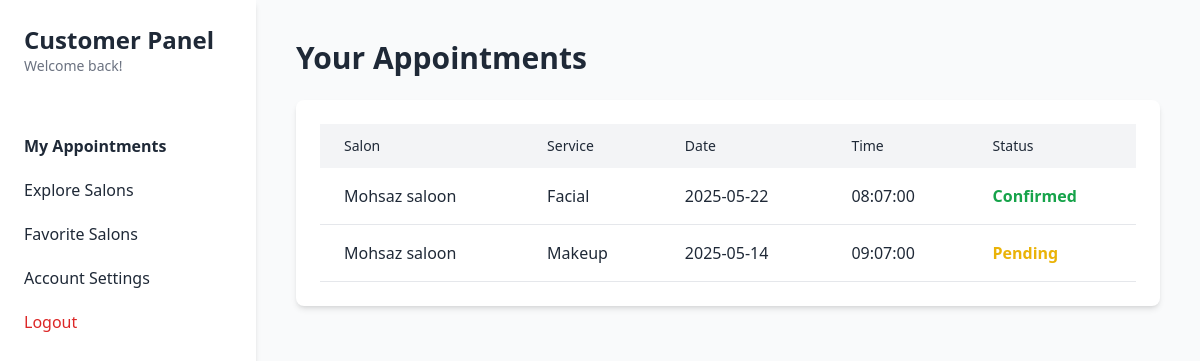
The app's page /backend/dashboard_customer.php (signed in) with its own data.
### tables this page shows
CREATE TABLE IF NOT EXISTS `bookings` (
  `id` int NOT NULL AUTO_INCREMENT,
  `service_id` int NOT NULL,
  `salon_id` int NOT NULL,
  `customer_name` varchar(255) NOT NULL,
  `booking_date` date NOT NULL,
  `booking_time` time NOT NULL,
  `created_at` timestamp NULL DEFAULT CURRENT_TIMESTAMP,
  `customer_id` int DEFAULT NULL,
  `status` varchar(50) DEFAULT 'Pending',
  PRIMARY KEY (`id`)
);

CREATE TABLE IF NOT EXISTS `business_users` (
  `id` int NOT NULL AUTO_INCREMENT,
  `owner` varchar(100) DEFAULT NULL,
  `salon` varchar(100) DEFAULT NULL,
  `email` varchar(200) DEFAULT NULL,
  `password` varchar(255) DEFAULT NULL,
  `address` text,
  `city` varchar(100) DEFAULT NULL,
  `created_at` timestamp NULL DEFAULT CURRENT_TIMESTAMP,
  PRIMARY KEY (`id`),
  UNIQUE KEY `email` (`email`)
);

CREATE TABLE IF NOT EXISTS `services` (
  `id` int NOT NULL AUTO_INCREMENT,
  `category` varchar(100) DEFAULT NULL,
  `title` varchar(255) DEFAULT NULL,
  `description` text,
  `price` int DEFAULT NULL,
  `image` varchar(255) DEFAULT NULL,
  `business_id` int NOT NULL,
  PRIMARY KEY (`id`),
  KEY `fk_business` (`business_id`)
);

### backend/dashboard_customer.php (the view, shortened to what this page needs)
<?php
include 'db.php';
$customer_id = $_SESSION['customer_id'];
$stmt = $conn->prepare("
    SELECT b.booking_date, b.booking_time, b.status,
           s.title AS service_title,
           bu.salon AS salon_name
    FROM bookings b
    JOIN services s ON b.service_id = s.id
    JOIN business_users bu ON b.salon_id = bu.id
    WHERE b.customer_id = ?
    ORDER BY b.booking_date DESC, b.booking_time DESC
");
$stmt->execute([$customer_id]);
$appointments = $stmt->fetchAll(PDO::FETCH_ASSOC);
?>
<!DOCTYPE html>
<html lang="en">
<head>
  <script src="https://cdn.tailwindcss.com"></script>
</head>
<body class="bg-gray-50 text-gray-800">
  <div class="flex min-h-screen">
    <aside class="w-64 bg-white shadow-md">
      <div class="p-6">
        <h1 class="text-2xl font-bold">Customer Panel</h1>
        <p class="text-sm text-gray-500">Welcome back!</p>
      </div>
      <nav class="mt-6">
        <a href="#" class="block px-6 py-2.5 hover:bg-gray-200 font-semibold">My Appointments</a>
        <a href="../index.php" class="block px-6 py-2.5 hover:bg-gray-200">Explore Salons</a>
        <a href="#" class="block px-6 py-2.5 hover:bg-gray-200">Favorite Salons</a>
        <a href="#" class="block px-6 py-2.5 hover:bg-gray-200">Account Settings</a>
        <a href="logout.php" class="block px-6 py-2.5 text-red-600 hover:bg-red-100">Logout</a>
      </nav>
    </aside>
    <main class="flex-1 p-10">
      <h2 class="text-3xl font-semibold mb-6">Your Appointments</h2>
      <div class="bg-white rounded-lg shadow-md p-6">
        <?php if ($appointments): ?>
        <table class="min-w-full table-auto">
          <thead class="bg-gray-100">
            <tr>
              <th class="px-6 py-3 text-left text-sm font-medium">Salon</th>
              <th class="px-6 py-3 text-left text-sm font-medium">Service</th>
              <th class="px-6 py-3 text-left text-sm font-medium">Date</th>
              <th class="px-6 py-3 text-left text-sm font-medium">Time</th>
              <th class="px-6 py-3 text-left text-sm font-medium">Status</th>
            </tr>
          </thead>
          <tbody>
            <?php foreach ($appointments as $app): ?>
              <tr class="border-b">
                <td class="px-6 py-4"><?= htmlspecialchars($app['salon_name']) ?></td>
                <td class="px-6 py-4"><?= htmlspecialchars($app['service_title']) ?></td>
                <td class="px-6 py-4"><?= htmlspecialchars($app['booking_date']) ?></td>
                <td class="px-6 py-4"><?= htmlspecialchars($app['booking_time']) ?></td>
                <td class="px-6 py-4 font-semibold
                    <?= $app['status'] === 'Confirmed' ? 'text-green-600' : 'text-yellow-500' ?>">
                    <?= htmlspecialchars($app['status'] ?? 'Pending') ?>
                </td>
              </tr>
            <?php endforeach; ?>
          </tbody>
        </table>
        <?php else: ?>
          <p class="text-gray-600">No appointments found.</p>
        <?php endif; ?>
      </div>
    </main>
  </div>
</body>
</html>

### records on screen
bookings: business_users.salon "Mohsaz saloon", service.title "Facial", booking_date "2025-05-22", booking_time "08:07:00", status "Confirmed"
bookings: business_users.salon "Mohsaz saloon", service.title "Makeup", booking_date "2025-05-14", booking_time "09:07:00", status "Pending"
